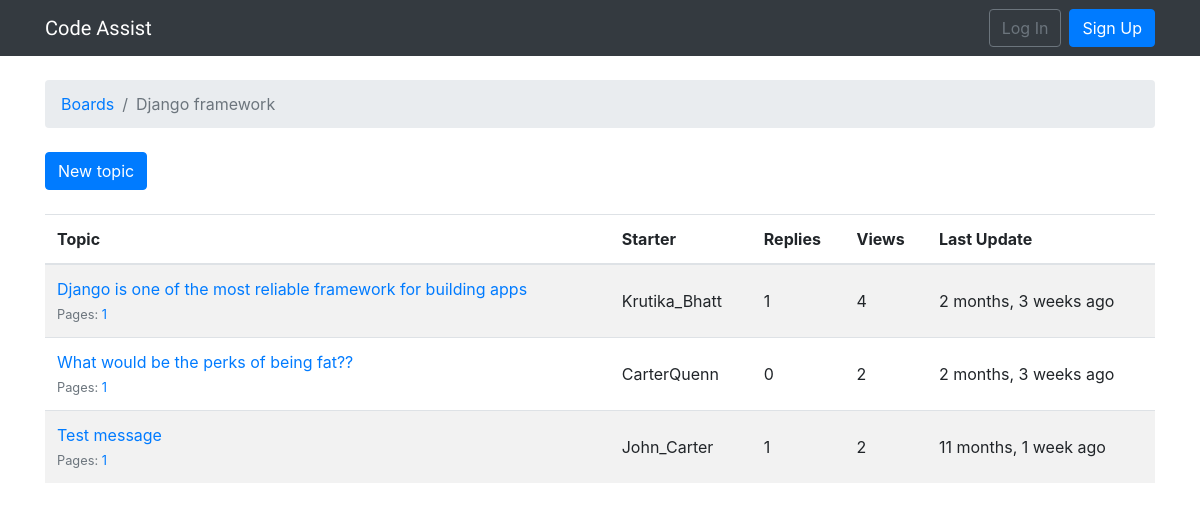
The page /boards/5/ on the database its author committed.
### boards/models.py (models this page shows, shortened)
class Board(models.Model):
    name = models.CharField(max_length=30, unique=True)
    description = models.CharField(max_length=100)

class Topic(models.Model):
    subject = models.CharField(max_length=255)
    last_updated = models.DateTimeField(auto_now_add=True)
    board = models.ForeignKey(Board,models.CASCADE, related_name='topics')
    starter = models.ForeignKey(User,models.CASCADE, related_name='topics')
    views = models.PositiveIntegerField(default=0)
    def get_page_count(self):
        count=self.posts.count()
        pages = count/20
        return math.ceil(pages)
    def has_many_pages(self,count=None):
        if count is None:
            count=self.get_page_count()
        return count>6
    def get_page_range(self):
        count=self.get_page_count()
        if self.has_many_pages(count):
            return range(1,5)
        return range(1,count+1)

### boards/views.py (the view)
# urls.py: url(r'^boards/(?P<pk>\d+)/$', views.TopicListView.as_view(), name='board_topics'),
class TopicListView(ListView):
    model = Topic
    context_object_name = 'topics'
    template_name = 'topics.html'
    paginate_by = 20
    def get_context_data(self, **kwargs):
        kwargs['board'] = self.board
        return super().get_context_data(**kwargs)
    def get_queryset(self):
        self.board = get_object_or_404(Board, pk=self.kwargs.get('pk'))
        queryset = self.board.topics.order_by('-last_updated').annotate(replies=Count('posts') - 1)
        return queryset

### Template/topics.html (shortened to what this page needs)
{% extends 'base.html' %}
{% load humanize %}
{% block breadcrumb %}
  <li class="breadcrumb-item"><a href="{% url 'home' %}">Boards</a></li>
  <li class="breadcrumb-item active">{{ board.name }}</li>
{% endblock %}
{% block content %}
  <div class="mb-4">
    <a href="{% url 'new_topic' board.pk %}" class="btn btn-primary">New topic</a>
  </div>
<table class="table table-striped mb-4">
    <thead class="thead-inverse">
      <tr>
        <th>Topic</th>
        <th>Starter</th>
        <th>Replies</th>
        <th>Views</th>
        <th>Last Update</th>
      </tr>
    </thead>
    <tbody>
      {% for topic in topics %}
        {% url 'topic_posts' board.pk topic.pk as topic_url %}
        <tr>
          <td>
            <p class="mb-0">
              <a href="{{ topic_url }}">{{ topic.subject }}</a>
            </p>
            <small class="text-muted">
              Pages:
              {% for i in topic.get_page_range %}
                <a href="{{ topic_url }}?page={{ i }}">{{ i }}</a>
              {% endfor %}
            </small>
          </td>
          <td class="align-middle">{{ topic.starter.username }}</td>
          <td class="align-middle">{{ topic.replies }}</td>
          <td class="align-middle">{{ topic.views }}</td>
          <td class="align-middle">{{ topic.last_updated|naturaltime }}</td>
        </tr>
      {% endfor %}
    </tbody>
  </table>
{% endblock %}

### rows shown on the page
Board: name "Django framework"
Topic: subject "Django is one of the most reliable framework for building apps", get_page_range "1", starter.username "Krutika_Bhatt", replies "1", views "4", last_updated "2 months, 3 weeks ago"
Topic: subject "What would be the perks of being fat??", get_page_range "1", starter.username "CarterQuenn", replies "0", views "2", last_updated "2 months, 3 weeks ago"
Topic: subject "Test message", get_page_range "1", starter.username "John_Carter", replies "1", views "2", last_updated "11 months, 1 week ago"
